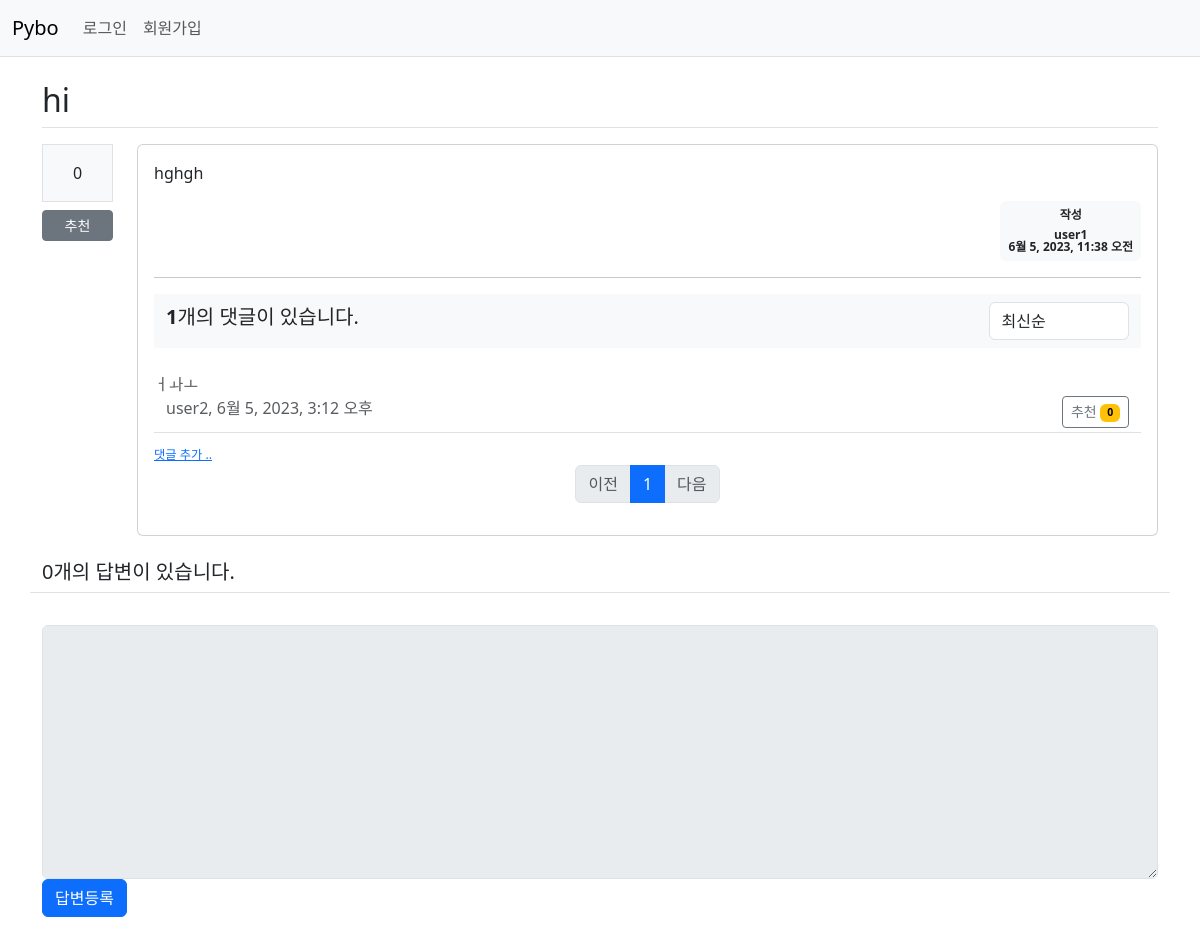
The app's page /pybo/14/ with its own data.
### pybo/models.py (models this page shows, shortened)
class Question(models.Model):
    author = models.ForeignKey(
        User, on_delete=models.CASCADE, related_name='author_question')
    subject = models.CharField(max_length=200)
    content = models.TextField()
    create_date = models.DateTimeField()
    modify_date = models.DateTimeField(null=True, blank=True)
    voter = models.ManyToManyField(User, related_name='voter_question')

class Comment(models.Model):
    author = models.ForeignKey(
        User, on_delete=models.CASCADE, related_name='author_comment')
    content = models.TextField()
    create_date = models.DateTimeField()
    modify_date = models.DateTimeField(null=True, blank=True)
    modify_count = models.IntegerField(default=0)
    question = models.ForeignKey(
        Question, null=True, blank=True, on_delete=models.CASCADE)
    answer = models.ForeignKey(
        Answer, null=True, blank=True, on_delete=models.CASCADE)
    voter = models.ManyToManyField(User, related_name='voter_comment')

### pybo/views/base_views.py (the view)
# urls.py: path('<int:question_id>/', base_views.detail, name='detail'),
def detail(request, question_id):
    cmtpage = request.GET.get('cmtpage', '1')  # 페이지
    cmtsort = request.GET.get('cmtsort', 'recent')  # 정렬기준
    question = get_object_or_404(Question, pk=question_id)
    question_comment_list = question.comment_set.all()
    if cmtsort == 'recommend':
        question_comment_list = question_comment_list.annotate(
            num_voter=Count('voter')).order_by('-num_voter', '-create_date')
    elif cmtsort == 'popular':
        question_comment_list = question_comment_list.annotate(num_answer=Count(
            'answer')).order_by('-num_answer', '-create_date')
    else:  # recent
        question_comment_list = question_comment_list.order_by('-create_date')
    paginator = Paginator(question_comment_list, 10)  # 페이지당 10개씩 보여주기
    question_comment_paginator = paginator.get_page(cmtpage)
    context = {'question': question,
               'question_comment_list': question_comment_paginator,
               'cmtpage': cmtpage,
               'cmtsort': cmtsort}
    return render(request, 'pybo/question_detail.html', context)

### pybo/templatetags/pybo_filter.py (called while the page is built)
@register.filter()
def mark(value):
    extensions = ["nl2br", "fenced_code"]
    return mark_safe(markdown.markdown(value, extensions=extensions))

### templates/pybo/question_detail.html (shortened to what this page needs)
{% extends 'base.html' %}
{% load pybo_filter %}
{% block content %}
    <div class="container my-3">
        <h2 class="border-bottom py-2">{{ question.subject }}</h2>
        <div class="row my-3">
            <div class="col-1">
                <div class="bg-light text-center p-3 border font-weight-bolder mb-1">{{ question.voter.count }}</div>
                <div class="btn-group d-flex">
                    {% if request.user in question.voter.all %}
                        <a href="#"
                           data-uri="{% url 'pybo:vote_question_delete' question.id  %}"
                           class="recommend-del btn btn-sm btn-secondary my-1">추천 취소</a>
                    {% else %}
                        <a href="#"
                           data-uri="{% url 'pybo:vote_question' question.id  %}"
                           class="recommend-add btn btn-sm btn-secondary my-1">추천</a>
                    {% endif %}
                </div>
            </div>
            <div class="col-11">
                <div class="card">
                    <div class="card-body">
                        <div class="card-text">{{ question.content|mark }}</div>
                        <div class="d-flex justify-content-end">
                            <div class="badge bg-light text-dark p-2 text-left">
                                <div class="mb-2">작성</div>
                                <div>{{ question.author.username }}</div>
                                <div>{{ question.create_date }}</div>
                            </div>
                        </div>
                        <hr>
                        {% if question.comment_set.count > 0 %}
                            <div class="mt-3">
                                <div class="row justify-content-between py-2 mx-0 my-3 bg-light">
                                    <div class="col-10 fs-5">
                                        <b>{{ question.comment_set.count }}</b>개의 댓글이 있습니다.
                                    </div>
                                    <div class="col-2">
                                        <select class="form-control cmtsort">
                                            <option value="recent" {% if cmtsort == 'recent' %}selected{% endif %}>최신순</option>
                                        </select>
                                    </div>
                                </div>
                                {% for comment in question_comment_list %}
                                    <div class="py-2 mx-0 text-muted">
                                        <span style="white-space: pre-line;">{{ comment.content }}</span>
                                        <br>
                                        <div class="row border-bottom pb-1 mx-0 ">
                                            <div class="col-lg-9 col-md-12">
                                                <span class="fs-6">
                                                    {{ comment.author }}, {{ comment.create_date }}
                                                </span>
                                            </div>
                                            <div class="col-lg-3 col-md-12 justify-content-end text-end">
                                                {% if request.user in comment.voter.all %}
                                                    <a href="#"
                                                       data-uri="{% url 'pybo:vote_delete_comment' comment.id  %}?type=question"
                                                       class="recommend-del btn btn-sm btn-outline-secondary">추천 취소
                                                        <span class="badge text-bg-warning">{{ comment.voter.count }}</span></a>
                                                {% else %}
                                                    <a href="#"
                                                       data-uri="{% url 'pybo:vote_create_comment' comment.id  %}?type=question"
                                                       class="recommend-add btn btn-sm btn-outline-secondary">추천
                                                        <span class="badge text-bg-warning">{{ comment.voter.count }}</span></a>
                                                {% endif %}
                                            </div>
                                        </div>
                                    {% endfor %}
                                </div>
                            {% endif %}
                            <div>
                                <a href="{% url 'pybo:comment_create_question' question.id  %}"
                                   class="small"><small>댓글 추가 ..</small></a>
                            </div>
                            <ul class="pagination justify-content-center">
                                {% if question_comment_list.has_previous %}
                                    <li class="page-item">
                                        <a class="page-link"
                                           data-cmtpage="{{ question_comment_list.previous_page_number }}"
                                           href="#">이전</a>
                                    </li>
                                {% else %}
                                    <li class="page-item disabled">
                                        <a class="page-link" tabindex="-1" aria-disabled="true" href="#">이전</a>
                                    </li>
                                {% endif %}
                                {% for page_number in question_comment_list.paginator.page_range %}
                                    {% if page_number >= question_comment_list.number|add:-3 and page_number <= question_comment_list.number|add:3 %}
                                        {% if page_number == question_comment_list.number %}
                                            <li class="page-item active" aria-current="cmtpage">
                                                <a class="page-link" data-cmtpage="{{ page_number }}" href="#">{{ page_number }}</a>
                                            </li>
                                        {% else %}
                                            <li class="page-item">
                                                <a class="page-link" data-cmtpage="{{ page_number }}" href="#">{{ page_number }}</a>
                                            </li>
                                        {% endif %}
                                    {% endif %}
                                {% endfor %}
                                {% if question_comment_list.has_next %}
                                    <li class="page-item">
                                        <a class="page-link"
                                           data-cmtpage="{{ question_comment_list.next_page_number }}"
                                           href="#">다음</a>
                                    </li>
                                {% else %}
                                    <li class="page-item disabled">
                                        <a class="page-link" tabindex="-1" aria-disabled="true" href="#">다음</a>
                                    </li>
                                {% endif %}
                            </ul>
                        </div>
                    </div>
                </div>
            </div>
            <h5 class="border-bottom my-3 py-2">{{ question.answer_set.count }}개의 답변이 있습니다.</h5>
            <form action="{% url 'pybo:answer_create' question.id %}"
                  method="post"
                  class="my-3">
                <div class="form-group">
                    <textarea {% if not user.is_authenticated %}disabled{% endif %}
                              name="content"
                              id="content"
                              class="form-control"
                              rows="10"></textarea>
                </div>
                <input type="submit" value="답변등록" class="btn btn-primary">
            </form>
        </div>
    {% endblock %}

### records on screen
Question: subject "hi", voter.count "0", content|mark "hghgh", author.username "user1", create_date "6월 5, 2023, 11:38 오전", comment_set.count "1", answer_set.count "0"
Comment: content "ㅓㅘㅗ", author "user2", create_date "6월 5, 2023, 3:12 오후", voter.count "0"

### other values on screen
{{ page_number }} "1"
